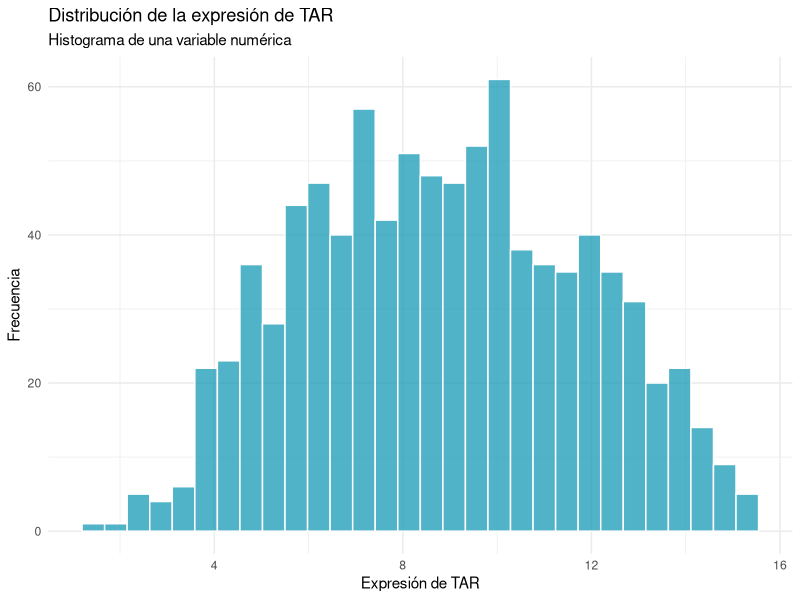
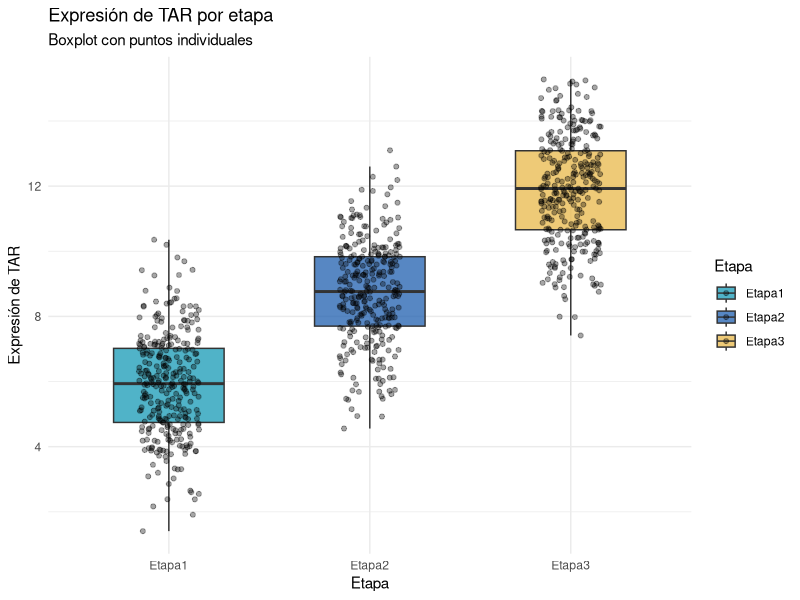
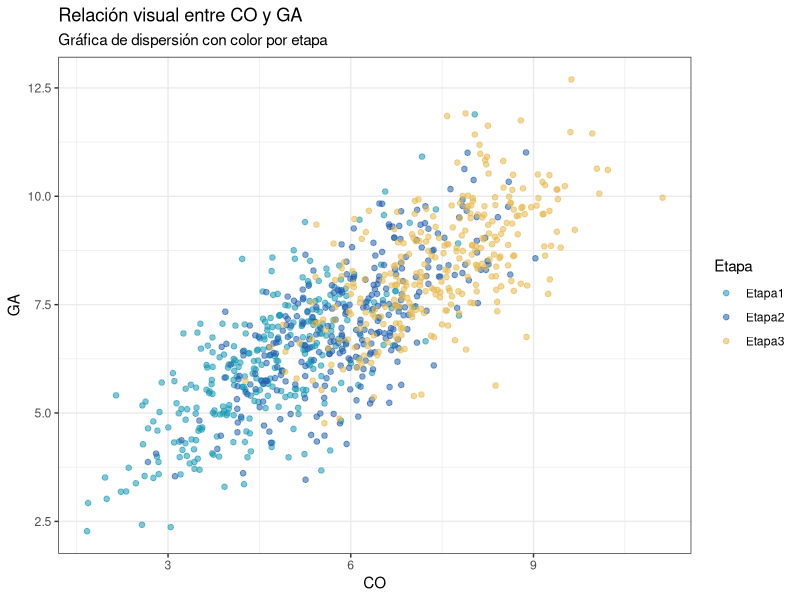
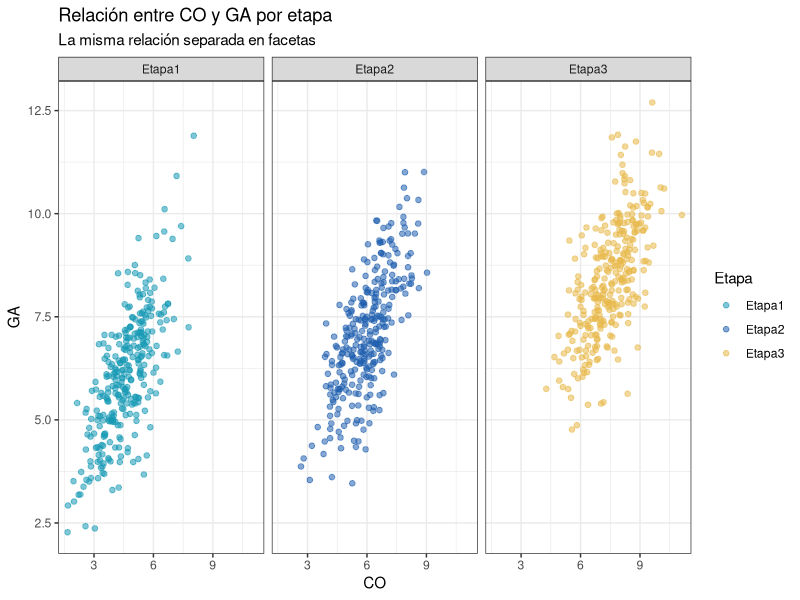
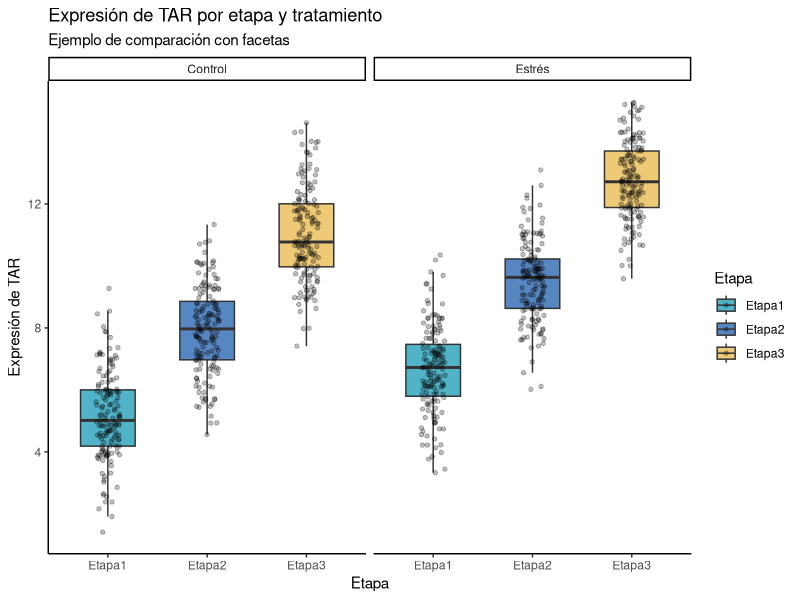
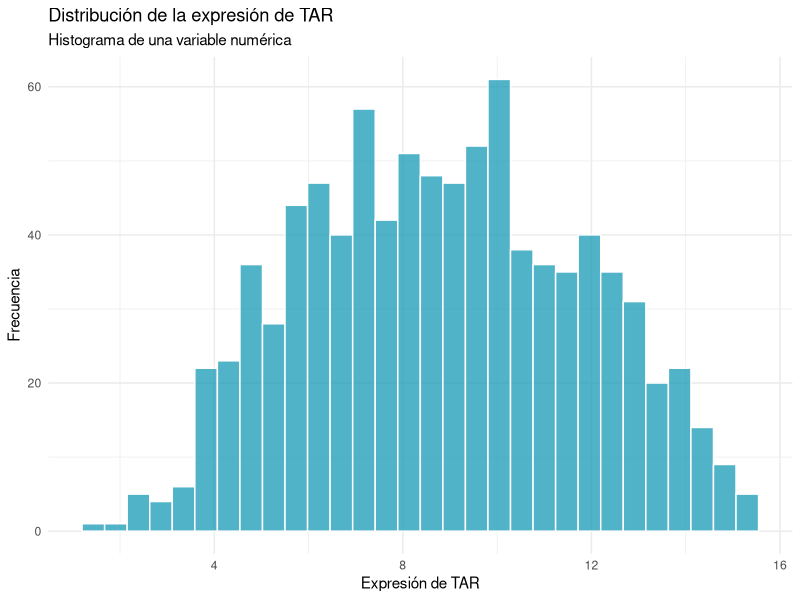
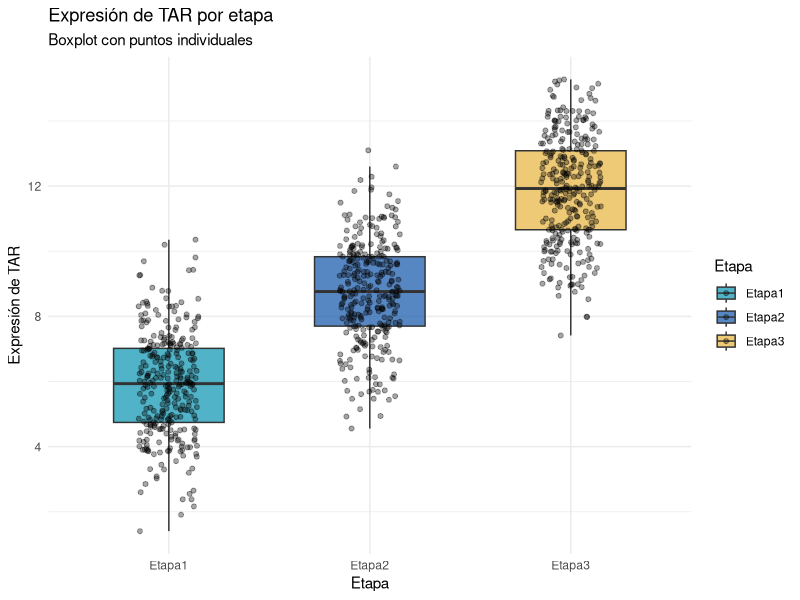
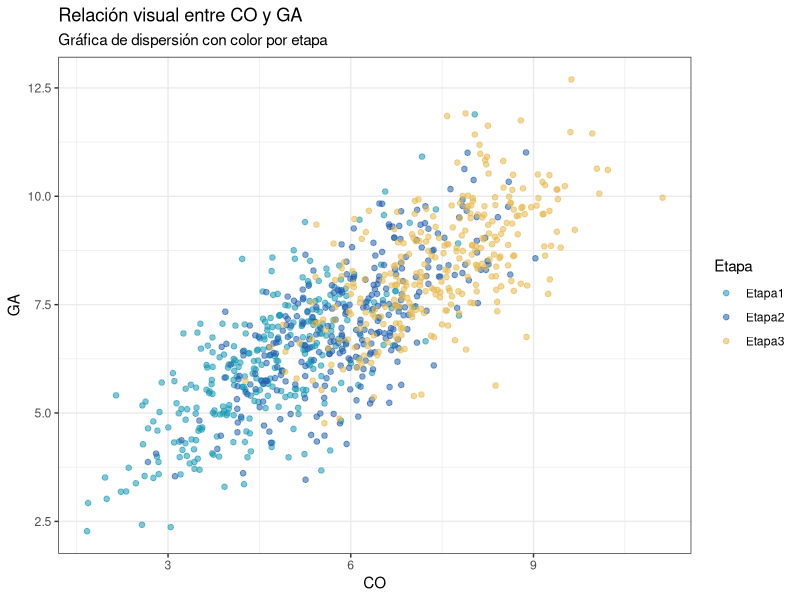

Write R code to recreate these figures, in order.
# ============================================================
# Fundamentos de programación en R para análisis transcriptómicos
# Unidad 3. Actividad final
# Guía contestada: de una pregunta a una figura con apoyo de IA
# 17 de junio de 2026 - NJ PC
# ============================================================
#
# IMPORTANTE:
# Este script está pensado como una guía contestada.
# Sugerencia: NO liberarlo al inicio de la actividad.
#
# Puede compartirse después de que los participantes hayan explorado:
# - qué pregunta quieren responder;
# - qué variables necesitan;
# - qué tipo de datos tienen;
# - qué gráfica conviene usar;
# - cómo verificar el código en R.
#
# Objetivo:
# Seleccionar variables de una base amplia, identificar tipos de datos,
# elegir una gráfica adecuada y verificar el resultado en R.
#
# Ruta general de la actividad:
#
# Base de datos
# ↓
# Pregunta
# ↓
# Variables necesarias
# ↓
# Tipo de datos
# ↓
# Gráfica adecuada
# ↓
# Código
# ↓
# Verificación en R
# ↓
# Exportación
#
# Convención de nombres:
# Usaremos nombres descriptivos y snake_case para los objetos creados
# durante el script.
#
# Ejemplos:
# datos_actividad
# datos_caso_1_distribucion
# figura_caso_2_boxplot
# figura_caso_3_facetas
#
# ============================================================


# ------------------------------------------------------------
# 0. Preparar ambiente
# ------------------------------------------------------------

# Si no tienes instalado tidyverse, ejecuta esta línea una sola vez:
# install.packages("tidyverse")

# Cargamos tidyverse.
# tidyverse incluye varios paquetes útiles:
# - readr: para leer archivos .csv con read_csv()
# - dplyr: para seleccionar, filtrar y resumir datos
# - ggplot2: para construir gráficas
# - tibble: para trabajar con tablas ordenadas
library(tidyverse)

# Crear la carpeta results si no existe.
# Aquí se guardarán las figuras exportadas.
if (!dir.exists("results")) {
  dir.create("results")
}


# ------------------------------------------------------------
# 1. Definir paleta de colores de la Unidad 3
# ------------------------------------------------------------
# Usaremos una paleta corta para mantener consistencia visual
# con los materiales de la unidad.
#
# Azul turquesa: #1699B5
# Azul medio:    #1F5FAF
# Dorado suave:  #E8B84A
#
# Esta paleta se usará para etapas, tratamientos o grupos.

paleta_u3 <- c("#1699B5", "#1F5FAF", "#E8B84A")

paleta_u3_2_grupos <- c("#1699B5", "#E8B84A")


# ------------------------------------------------------------
# 2. Cargar la base de actividad
# ------------------------------------------------------------
# Esta actividad usa una sola base amplia:
#
# data/U3_actividad.csv
#
# La base contiene más observaciones que U3_2.csv para que las gráficas
# de dispersión tengan más puntos y permitan observar mejor patrones.
#
# En scripts anteriores del curso se usó read.csv(), que pertenece a R base.
# En esta unidad usamos read_csv(), de readr/tidyverse.
#
# Diferencia general:
# - read.csv() devuelve un data.frame clásico.
# - read_csv() devuelve un tibble, que se imprime de forma más limpia
#   y se integra bien con dplyr y ggplot2.
#
# show_col_types = FALSE evita el mensaje automático donde read_csv()
# informa qué tipo de dato detectó en cada columna.

if (!file.exists("data/U3_actividad.csv")) {
  stop(
    "No se encontró el archivo data/U3_actividad.csv. ",
    "Verifica que esté dentro de la carpeta data/ del proyecto."
  )
}

datos_actividad <- read_csv(
  "data/U3_actividad.csv",
  show_col_types = FALSE
)


# ------------------------------------------------------------
# 3. Revisar la base antes de graficar
# ------------------------------------------------------------
# Antes de hacer cualquier gráfica, revisamos la estructura de la tabla.

# head() muestra las primeras filas.
head(datos_actividad)

# glimpse() muestra:
# - número de filas;
# - número de columnas;
# - nombres de variables;
# - tipo de dato de cada variable;
# - algunos valores de ejemplo.
glimpse(datos_actividad)

# names() muestra los nombres exactos de las columnas.
# Esto es importante porque R distingue mayúsculas, minúsculas,
# singular y plural.
names(datos_actividad)

# summary() genera un resumen general de cada columna.
summary(datos_actividad)

# Contar cuántas observaciones hay por etapa.
table(datos_actividad$Etapa)

# Contar cuántas observaciones hay por tratamiento.
table(datos_actividad$Tratamiento)

# Contar cuántas observaciones hay por sitio.
table(datos_actividad$Sitio)

# Otra forma de contar con dplyr:
datos_actividad %>%
  count(Etapa, Tratamiento, Sitio)


# ============================================================
# CASO 1. Distribución de una variable
# ============================================================

# ------------------------------------------------------------
# 4. Pregunta del caso 1
# ------------------------------------------------------------
# Pregunta:
# ¿Cómo se distribuye la expresión de TAR?
#
# Para responder esta pregunta necesitamos una variable numérica.
# En este caso usaremos TAR.
#
# Gráfica adecuada:
# Histograma, porque queremos observar la distribución de una
# variable numérica.


# ------------------------------------------------------------
# 5. Seleccionar variables necesarias
# ------------------------------------------------------------
# Conservamos:
# - Muestra: identificador de cada observación;
# - TAR: variable numérica que queremos graficar.
#
# select() responde a la pregunta:
# ¿qué columnas necesito para esta pregunta?

datos_caso_1_distribucion <- datos_actividad %>%
  select(Muestra, TAR)

# Revisar la estructura del objeto creado.
glimpse(datos_caso_1_distribucion)

# Revisar resumen de TAR.
summary(datos_caso_1_distribucion$TAR)


# ------------------------------------------------------------
# 6. Figura del caso 1: histograma
# ------------------------------------------------------------
# En esta figura:
# - eje x: valores de TAR;
# - eje y: frecuencia calculada automáticamente por ggplot2.
#
# bins controla cuántos intervalos tendrá el histograma.
# Con más datos podemos usar un número mayor de bins.

figura_caso_1_histograma <- ggplot(
  datos_caso_1_distribucion,
  aes(x = TAR)
) +
  geom_histogram(
    bins = 30,
    fill = "#1699B5",
    alpha = 0.75,
    color = "white"
  ) +
  labs(
    title = "Distribución de la expresión de TAR",
    subtitle = "Histograma de una variable numérica",
    x = "Expresión de TAR",
    y = "Frecuencia"
  ) +
  theme_minimal()

figura_caso_1_histograma

# Exportar figura.
ggsave(
  filename = "results/actividad_caso_1_distribucion_TAR.png",
  plot = figura_caso_1_histograma,
  width = 7,
  height = 5,
  units = "in",
  dpi = 300
)

# Verificación del caso 1:
# ¿La variable TAR existe?
# ¿TAR es numérica?
# ¿El eje x representa TAR?
# ¿El eje y representa frecuencia?
# ¿El histograma permite observar dónde se concentran los valores?


# ============================================================
# CASO 2. Comparación entre grupos
# ============================================================

# ------------------------------------------------------------
# 7. Pregunta del caso 2
# ------------------------------------------------------------
# Pregunta:
# ¿La expresión de TAR cambia entre etapas?
#
# Para responder esta pregunta necesitamos:
# - una variable numérica: TAR;
# - una variable categórica: Etapa.
#
# Gráfica adecuada:
# Boxplot + puntos individuales.
#
# El boxplot resume la distribución de TAR por etapa.
# Los puntos individuales muestran las observaciones reales.


# ------------------------------------------------------------
# 8. Seleccionar variables necesarias
# ------------------------------------------------------------

datos_caso_2_comparacion <- datos_actividad %>%
  select(Muestra, Etapa, TAR)

# Revisar estructura.
glimpse(datos_caso_2_comparacion)

# Revisar cuántas observaciones hay por etapa.
table(datos_caso_2_comparacion$Etapa)

# Revisar resumen de TAR.
summary(datos_caso_2_comparacion$TAR)


# ------------------------------------------------------------
# 9. Figura del caso 2: boxplot + puntos
# ------------------------------------------------------------
# En esta figura:
# - eje x: Etapa;
# - eje y: TAR;
# - fill: Etapa.
#
# outlier.shape = NA evita que los valores extremos se dibujen dos
# veces, porque geom_jitter() ya mostrará todos los puntos.

figura_caso_2_boxplot <- ggplot(
  datos_caso_2_comparacion,
  aes(x = Etapa, y = TAR, fill = Etapa)
) +
  geom_boxplot(
    alpha = 0.75,
    width = 0.55,
    outlier.shape = NA
  ) +
  geom_jitter(
    width = 0.15,
    alpha = 0.35,
    size = 1.4
  ) +
  scale_fill_manual(values = paleta_u3) +
  labs(
    title = "Expresión de TAR por etapa",
    subtitle = "Boxplot con puntos individuales",
    x = "Etapa",
    y = "Expresión de TAR",
    fill = "Etapa"
  ) +
  theme_minimal()

figura_caso_2_boxplot

ggsave(
  filename = "results/actividad_caso_2_TAR_por_etapa.png",
  plot = figura_caso_2_boxplot,
  width = 7,
  height = 5,
  units = "in",
  dpi = 300
)

# Verificación del caso 2:
# ¿La variable Etapa existe?
# ¿La variable TAR existe?
# ¿Etapa es categórica?
# ¿TAR es numérica?
# ¿Cada punto representa una observación?
# ¿El boxplot resume la distribución por etapa?
#
# Importante:
# Esta gráfica puede sugerir diferencias visuales, pero no prueba
# diferencias estadísticas por sí sola.


# ============================================================
# CASO 3. Relación entre dos variables numéricas
# ============================================================

# ------------------------------------------------------------
# 10. Pregunta del caso 3
# ------------------------------------------------------------
# Pregunta:
# ¿Existe relación visual entre CO y GA?
#
# Para responder esta pregunta necesitamos:
# - dos variables numéricas: CO y GA.
#
# Además conservaremos Etapa para usarla como color.
#
# Gráfica adecuada:
# Gráfica de dispersión.


# ------------------------------------------------------------
# 11. Seleccionar variables necesarias
# ------------------------------------------------------------

datos_caso_3_relacion <- datos_actividad %>%
  select(Muestra, Etapa, CO, GA)

glimpse(datos_caso_3_relacion)

# Revisar que CO y GA sean numéricas.
summary(datos_caso_3_relacion$CO)
summary(datos_caso_3_relacion$GA)

# Revisar grupos.
table(datos_caso_3_relacion$Etapa)


# ------------------------------------------------------------
# 12. Figura del caso 3: dispersión
# ------------------------------------------------------------
# En esta figura:
# - eje x: CO;
# - eje y: GA;
# - color: Etapa.
#
# Como hay muchos puntos, usamos alpha menor a 1 para que la
# sobreposición sea más visible.

figura_caso_3_dispersion <- ggplot(
  datos_caso_3_relacion,
  aes(x = CO, y = GA, color = Etapa)
) +
  geom_point(
    alpha = 0.55,
    size = 1.6
  ) +
  scale_color_manual(values = paleta_u3) +
  labs(
    title = "Relación visual entre CO y GA",
    subtitle = "Gráfica de dispersión con color por etapa",
    x = "CO",
    y = "GA",
    color = "Etapa"
  ) +
  theme_bw()

figura_caso_3_dispersion

ggsave(
  filename = "results/actividad_caso_3_CO_GA_dispersion.png",
  plot = figura_caso_3_dispersion,
  width = 7,
  height = 5,
  units = "in",
  dpi = 300
)

# Verificación del caso 3:
# ¿CO y GA existen?
# ¿CO y GA son numéricas?
# ¿La gráfica usa CO en x y GA en y?
# ¿El color ayuda a distinguir etapas?
# ¿Hay una relación visual positiva, negativa o poco clara?


# ------------------------------------------------------------
# 13. Variante del caso 3: dispersión con facetas
# ------------------------------------------------------------
# Cuando hay muchos puntos o varios grupos, las facetas pueden ayudar.
#
# facet_wrap(~ Etapa) crea un panel por cada etapa.
# Esto permite comparar la relación CO-GA dentro de cada grupo.

figura_caso_3_facetas <- ggplot(
  datos_caso_3_relacion,
  aes(x = CO, y = GA, color = Etapa)
) +
  geom_point(
    alpha = 0.55,
    size = 1.6
  ) +
  facet_wrap(~ Etapa) +
  scale_color_manual(values = paleta_u3) +
  labs(
    title = "Relación entre CO y GA por etapa",
    subtitle = "La misma relación separada en facetas",
    x = "CO",
    y = "GA",
    color = "Etapa"
  ) +
  theme_bw()

figura_caso_3_facetas

ggsave(
  filename = "results/actividad_caso_3_CO_GA_facetas.png",
  plot = figura_caso_3_facetas,
  width = 8,
  height = 5,
  units = "in",
  dpi = 300
)

# Preguntas:
# ¿Las facetas facilitan la comparación?
# ¿La relación entre CO y GA parece similar en todas las etapas?
# ¿Qué se gana y qué se pierde al separar los datos en paneles?


# ============================================================
# CASO EXTRA. Comparación con dos variables categóricas
# ============================================================

# ------------------------------------------------------------
# 14. Pregunta del caso extra
# ------------------------------------------------------------
# Pregunta:
# ¿Cómo se distribuye TAR por etapa y tratamiento?
#
# Para responder esta pregunta necesitamos:
# - una variable numérica: TAR;
# - dos variables categóricas: Etapa y Tratamiento.
#
# Gráfica adecuada:
# Boxplot por etapa, separado en facetas por tratamiento.


# ------------------------------------------------------------
# 15. Seleccionar variables necesarias
# ------------------------------------------------------------

datos_caso_extra_tratamiento <- datos_actividad %>%
  select(Muestra, Etapa, Tratamiento, TAR)

glimpse(datos_caso_extra_tratamiento)

table(datos_caso_extra_tratamiento$Etapa)
table(datos_caso_extra_tratamiento$Tratamiento)


# ------------------------------------------------------------
# 16. Figura del caso extra
# ------------------------------------------------------------
# En esta figura:
# - eje x: Etapa;
# - eje y: TAR;
# - fill: Etapa;
# - facetas: Tratamiento.
#
# Esta gráfica permite comparar etapas dentro de cada tratamiento.

figura_caso_extra_tratamiento <- ggplot(
  datos_caso_extra_tratamiento,
  aes(x = Etapa, y = TAR, fill = Etapa)
) +
  geom_boxplot(
    alpha = 0.75,
    width = 0.55,
    outlier.shape = NA
  ) +
  geom_jitter(
    width = 0.12,
    alpha = 0.25,
    size = 1.2
  ) +
  facet_wrap(~ Tratamiento) +
  scale_fill_manual(values = paleta_u3) +
  labs(
    title = "Expresión de TAR por etapa y tratamiento",
    subtitle = "Ejemplo de comparación con facetas",
    x = "Etapa",
    y = "Expresión de TAR",
    fill = "Etapa"
  ) +
  theme_classic()

figura_caso_extra_tratamiento

ggsave(
  filename = "results/actividad_caso_extra_TAR_etapa_tratamiento.png",
  plot = figura_caso_extra_tratamiento,
  width = 8,
  height = 5,
  units = "in",
  dpi = 300
)

# Preguntas:
# ¿El patrón por etapa se mantiene en ambos tratamientos?
# ¿Las facetas ayudan a evitar una figura demasiado cargada?
# ¿Qué otra variable podría usarse para separar paneles?


# ============================================================
# Mini prompt de IA
# ============================================================
#
# Este prompt puede usarse después de que el participante ya eligió:
# - pregunta;
# - variables;
# - tipo de datos;
# - gráfica adecuada.
#
# La idea no es subir la base completa, sino describir su estructura.
#
# Copiar y adaptar:
#
# Estoy aprendiendo a hacer gráficas en R con ggplot2.
#
# No voy a subir mi base de datos, pero te describo su estructura:
#
# - Mi base se llama: datos_actividad
# - Cada fila representa una muestra.
# - Variables numéricas: TAR, ARF, CO, GA
# - Variables categóricas: Etapa, Tratamiento, Sitio
# - La pregunta que quiero responder es: ¿la expresión de TAR cambia entre etapas?
# - Elegí hacer un boxplot con puntos individuales.
# - Quiero usar:
#   - eje x: Etapa
#   - eje y: TAR
#   - fill: Etapa
#   - facetas: no
#
# Ayúdame a escribir un código base en ggplot2 para construir esa figura.
#
# Condiciones:
# 1. No inventes nombres de columnas distintos a los que te di.
# 2. Incluye comentarios breves en el código.
# 3. Guarda la figura como objeto.
# 4. Incluye ggsave() con width, height, units y dpi = 300.
# 5. Al final dime qué debo verificar en mis datos antes de interpretar la figura.
#
# No inventes conclusiones biológicas.


# ============================================================
# Verificación general de respuestas de IA
# ============================================================
# Antes de confiar en el código propuesto por IA, verifica en R:

names(datos_actividad)
glimpse(datos_actividad)
summary(datos_actividad)

# Si el código usa una variable categórica:
table(datos_actividad$Etapa)

# Si el código usa una variable numérica:
summary(datos_actividad$TAR)

# Preguntas de cierre:
# ¿Qué pregunta elegiste?
# ¿Qué variables necesitaste?
# ¿Qué tipo de datos eran?
# ¿Qué gráfica elegiste y por qué?
# ¿El código generado por IA fue correcto?
# ¿Qué tuviste que corregir o verificar?
# ¿La interpretación se limita a lo que muestra la figura?


# ------------------------------------------------------------
# 17. Verificación final de archivos exportados
# ------------------------------------------------------------
# Revisar qué figuras se guardaron en results/.

list.files("results")


# Fin de la guía contestada.
